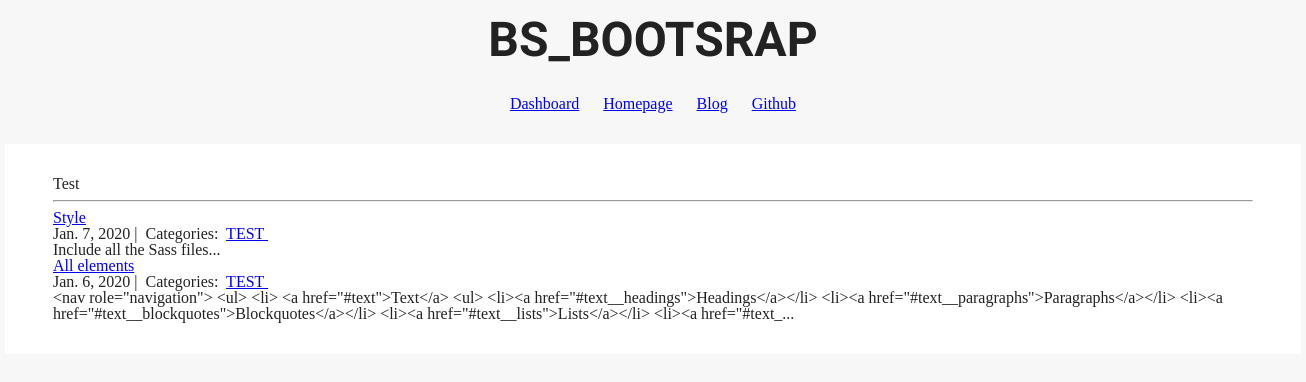
Page /rules/TEST/ on the earlier database version.
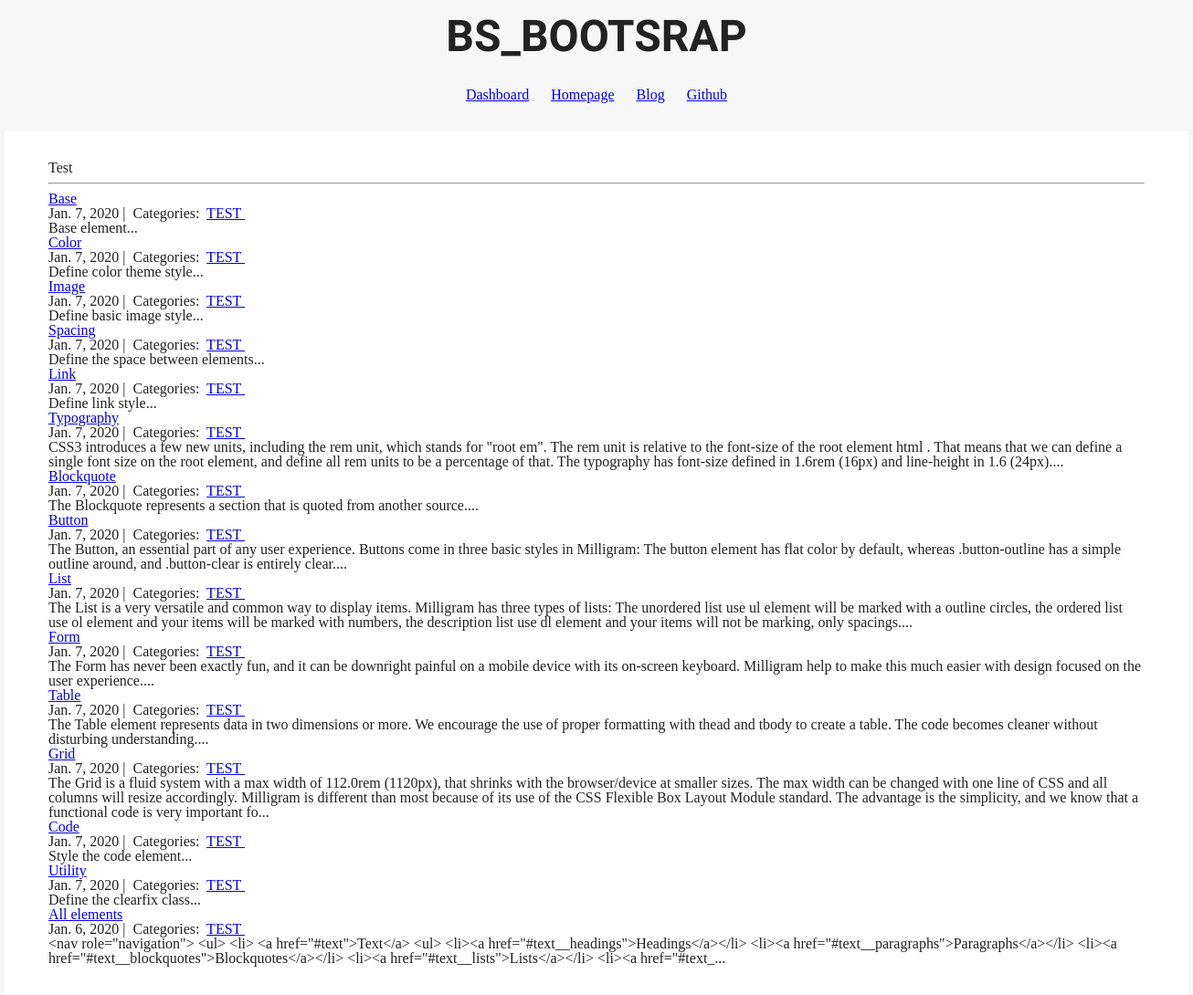
Same page on the later database version.
### boot_rules/models.py (models this page shows, shortened)
class Category(models.Model):
    name = models.CharField(max_length=20)

class Post(models.Model):
    title = models.CharField(max_length=255)
    body = models.TextField()
    elements = models.TextField(default="")
    scss = models.TextField(default="")
    created_on = models.DateTimeField(auto_now_add=True)
    last_modified = models.DateTimeField(auto_now=True)
    categories = models.ManyToManyField('Category', related_name='posts')

### boot_rules/views.py (the view)
# urls.py: path("<category>/", views.boot_rules_category, name="boot_rules_category"),
def boot_rules_category(request, category):
    posts = Post.objects.filter(
        categories__name__contains=category
    ).order_by(
        '-created_on'
    )
    context = {
        "category": category,
        "posts": posts
    }
    return render(request, "boot_rules_category.html", context)

### boot_rules/templates/boot_rules_category.html
{% extends "head.html" %}
{% block page_content %}
<div class="col-md-8 offset-md-2">
    <h1>{{ category | title }}</h1>
    <hr>
    {% for post in posts %}
        <h2><a href="{% url 'boot_rules_detail' post.pk%}">{{ post.title }}</a></h2>
        <small>
            {{ post.created_on.date }} |&nbsp;
            Categories:&nbsp;
            {% for category in post.categories.all %}
            <a href="{% url 'boot_rules_category' category.name %}">
                {{ category.name }}
            </a>&nbsp;
            {% endfor %}
        </small>
        <p>{{ post.body | slice:":400" }}...</p>
    {% endfor %}
</div>
{% endblock %}

### boot_rules/templates/head.html (shortened to what this page needs)
<!DOCTYPE html>
<html>
<head>
	{% load static %}
	<link rel="stylesheet" href="{% static 'site-style.css' %}" type="text/css" />
	<link rel="stylesheet" href="{% static 'css/prism.css' %}">
	{% load sass_tags %}
	<link href="{% sass_src 'sass/style2.sass' %}" rel="stylesheet" type="text/css" />
</head>
<body>
	<header id="header">
		<div class="logo">BS_Bootsrap</div>
		<nav class="menu">
			<ul>
				<li><a href="/admin">Dashboard</a></li>
				<li><a href="/">Homepage</a></li>
				<li><a href="/blog/index">Blog</a></li>
				<li><a href="https://github.com/BastienSozeau/BS_bootstrap" target="_blank">Github</a></li>
			</ul>
		</nav>
	</header>
	<div class="wrapper">
		{% block page_content %}{% endblock %}
	</div>
{% include "footer.html" %}

### boot_rules/templates/footer.html
{% block footer %}
</body>
</html>
{% endblock %}

Differences in the rows shown:
added Post: title "Base", created_on "Jan. 7, 2020", body "Base element", Category (name "TEST")
added Post: title "Color", created_on "Jan. 7, 2020", body "Define color theme style", Category (name "TEST")
added Post: title "Image", created_on "Jan. 7, 2020", body "Define basic image style", Category (name "TEST")
added Post: title "Spacing", created_on "Jan. 7, 2020", body "Define the space between elements", Category (name "TEST")
added Post: title "Link", created_on "Jan. 7, 2020", body "Define link style", Category (name "TEST")
added Post: title "Typography", created_on "Jan. 7, 2020", body "CSS3 introduces a few new units, including the rem unit, which stands for \"root em\". The rem unit is relative to the font-size of the root element html . That means that we can define a single font size on the root element, and define all rem units to be a percentage of that. The typography has font-size defined in 1.6rem (16px) and line-height in 1.6 (24px).", Category (name "TEST")
added Post: title "Blockquote", created_on "Jan. 7, 2020", body "The Blockquote represents a section that is quoted from another source.", Category (name "TEST")
added Post: title "Button", created_on "Jan. 7, 2020", body "The Button, an essential part of any user experience. Buttons come in three basic styles in Milligram: The button element has flat color by default, whereas .button-outline has a simple outline around, and .button-clear is entirely clear.", Category (name "TEST")
added Post: title "List", created_on "Jan. 7, 2020", body "The List is a very versatile and common way to display items. Milligram has three types of lists: The unordered list use ul element will be marked with a outline circles, the ordered list use ol element and your items will be marked with numbers, the description list use dl element and your items will not be marking, only spacings.", Category (name "TEST")
added Post: title "Form", created_on "Jan. 7, 2020", body "The Form has never been exactly fun, and it can be downright painful on a mobile device with its on-screen keyboard. Milligram help to make this much easier with design focused on the user experience.", Category (name "TEST")
added Post: title "Table", created_on "Jan. 7, 2020", body "The Table element represents data in two dimensions or more. We encourage the use of proper formatting with thead and tbody to create a table. The code becomes cleaner without disturbing understanding.", Category (name "TEST")
added Post: title "Grid", created_on "Jan. 7, 2020", body "The Grid is a fluid system with a max width of 112.0rem (1120px), that shrinks with the browser/device at smaller sizes. The max width can be changed with one line of CSS and all columns will resize accordingly. Milligram is different than most because of its use of the CSS Flexible Box Layout Module standard. The advantage is the simplicity, and we know that a functional code is very important fo", Category (name "TEST")
added Post: title "Code", created_on "Jan. 7, 2020", body "Style the code element", Category (name "TEST")
changed Post: title "Style" → "Utility"; body "Include all the Sass files" → "Define the clearfix class"
